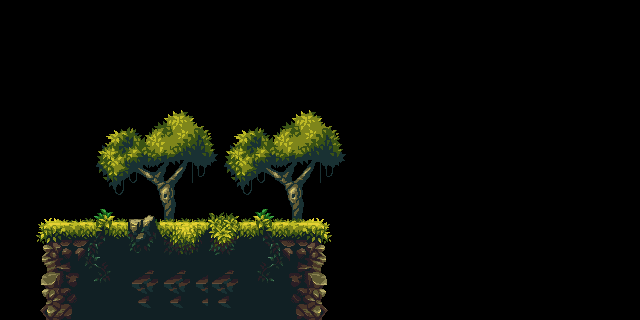

Below is a game level as drawn by its tile map, then a one-line description and the .tmx that defines it (tile-layer data replaced by summaries):
An orthogonal 40x20 tile map with 16x16 px tiles, 2 tile layers (trees, MainLayer).

<map version="1.2" tiledversion="1.3.3" orientation="orthogonal" renderorder="right-down" width="40" height="20" tilewidth="16" tileheight="16" infinite="0" nextlayerid="3" nextobjectid="1">
 <editorsettings>
  <export target="simplifiedTest.json" format="json" />
 </editorsettings>
 <tileset firstgid="1" name="tileset" tilewidth="16" tileheight="16" tilecount="1160" columns="58">
  <image source="tileset.png" width="928" height="320" />
 </tileset>
 <layer id="2" name="trees" width="40" height="20">
  <data>[800 cells, 128 non-empty, 64 distinct tile ids]</data>
 </layer>
 <layer id="1" name="MainLayer" width="40" height="20">
  <data>[800 cells, 133 non-empty, 71 distinct tile ids]</data>
 </layer>
</map>
